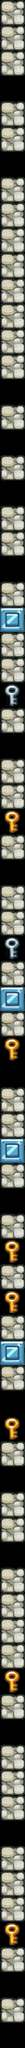

Rendered tile map (Tiled .tmx) drawn with the repository's tilesets; below, a short description and the full map source, tile grids included:
An orthogonal 1x81 tile map with 32x32 px tiles, 1 tile layer (タイルレイヤー1).

<map version="1.10" tiledversion="1.10.2" orientation="orthogonal" renderorder="right-down" width="1" height="81" tilewidth="32" tileheight="32" infinite="0" nextlayerid="2" nextobjectid="1">
 <editorsettings>
  <export target="map.csv" format="csv" />
 </editorsettings>
 <tileset firstgid="1" source="Island2.tsx" />
 <layer id="1" name="タイルレイヤー1" width="1" height="81">
  <data encoding="csv">
12,
12,
12,
0,
12,
12,
0,
12,
12,
12,
12,
12,
12,
12,
12,
0,
12,
0,
12,
0,
12,
12,
0,
12,
38,
12,
12,
40,
12,
0,
12,
12,
39,
12,
0,
12,
12,
40,
12,
38,
12,
39,
0,
12,
12,
38,
12,
0,
12,
39,
12,
39,
12,
38,
12,
0,
39,
12,
0,
12,
12,
0,
12,
12,
12,
12,
39,
12,
0,
12,
12,
12,
0,
12,
12,
12,
39,
12,
0,
12,
0
</data>
 </layer>
</map>
